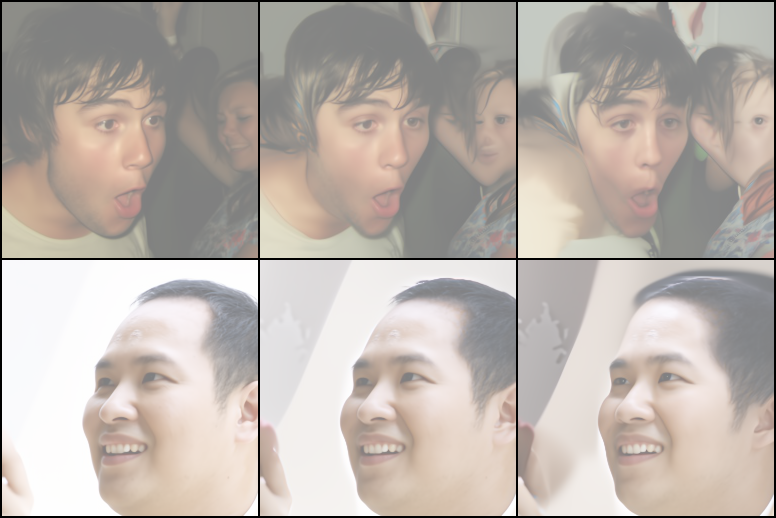
#> input picture diffae_embeddings/PC1_traversal_grid.png, 776 x 518 px, found by its file name
$ python form_final_pca_grid.py
#> lines starting #> are read from the running program, lines starting #| are printed output that depends on the picture
import os
from PIL import Image

# 1. Define the directory and image names based on your folder structure
folder_path = "pca_analysis"
image_files = [
    "pc1_traversal_grid.png",
    "pc2_traversal_grid.png",
    "pc3_traversal_grid.png"
]

# Create full file paths
image_paths = [os.path.join(folder_path, filename) for filename in image_files]

# 2. Open all images
images = [Image.open(path) for path in image_paths]
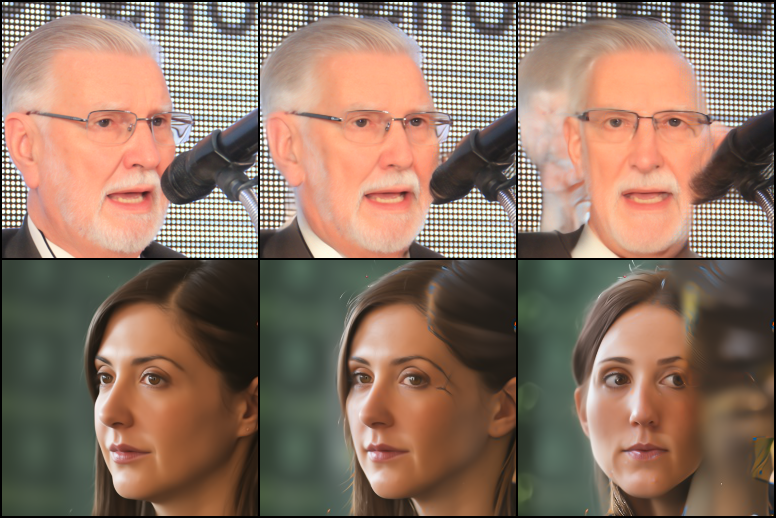
#> input picture diffae_embeddings/PC2_traversal_grid.png, 776 x 518 px, found by its file name
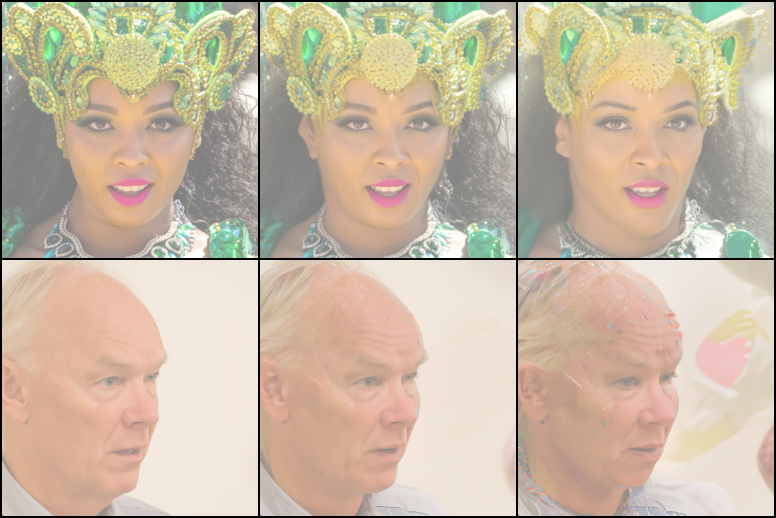
#> input picture diffae_embeddings/PC3_traversal_grid.png, 776 x 518 px, found by its file name
#> images = 3 items

# 3. Calculate dimensions for the stitched canvas
# Uses the maximum width among images and sums up their heights
max_width = max(img.width for img in images)
#> max_width = 776
total_height = sum(img.height for img in images)
#> total_height = 1554

# Create a new blank canvas image (supports transparency via "RGBA")
stitched_image = Image.new("RGBA", (max_width, total_height))
#> stitched_image: PIL image 776x1554 RGBA; every value is 0

# 4. Paste images sequentially from top to bottom
current_y = 0
for img in images:
    stitched_image.paste(img, (0, current_y))
    current_y += img.height
#> this loop made 3 passes
#> current_y on passes 1 to 3: 518, 1036, 1554
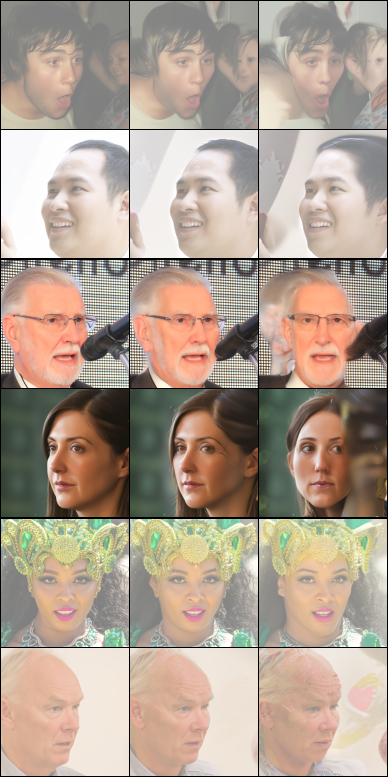
#> stitched_image: PIL image 776x1554 RGBA (shown at 1/2 size); mean R, G, B, A 176.7, 159.9, 145.4, 255
#> after the loop, current_y = 1554

# 5. Calculate 1/4 dimensions
target_width = max_width // 4
#> target_width = 194
target_height = total_height // 4
#> target_height = 388

# Resize using high-quality Lanczos resampling
final_image = stitched_image.resize((target_width, target_height), Image.Resampling.LANCZOS)
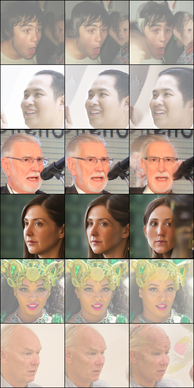
#> final_image: PIL image 194x388 RGBA; mean R, G, B, A 176.9, 160.1, 145.6, 255

# 6. Save the final output
output_path = os.path.join(folder_path, "pca_traversal_grid.png")
final_image.save(output_path)

print(f"Process complete! Saved to: {output_path}")
